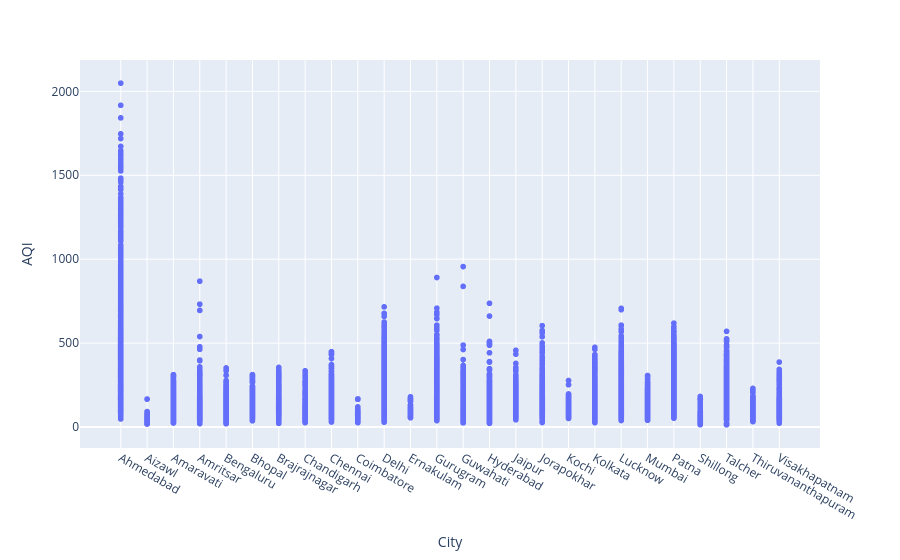

Notebook code for this chart:
### Code cell
import plotly.express as px 

fig = px.scatter(df2, x="City", y="AQI")

fig.show()

### Figure 1 — Plotly figure (JSON) as saved in the notebook; plotly's stock layout.template omitted (floating-point values rounded to 4 significant figures; data arrays with more than 128 entries replaced by an {"elided": "..."} marker saying what was removed)
{"data": [{"hovertemplate": "City=%{x}<br>AQI=%{y}<extra></extra>", "legendgroup": "", "marker": {"color": "#636efa", "symbol": "circle"}, "mode": "markers", "name": "", "showlegend": false, "type": "scattergl", "x": {"elided": "29531 str values"}, "xaxis": "x", "y": {"elided": "29531 float values"}, "yaxis": "y"}], "layout": {"legend": {"tracegroupgap": 0}, "margin": {"t": 60}, "xaxis": {"anchor": "y", "domain": [0, 1], "title": {"text": "City"}}, "yaxis": {"anchor": "x", "domain": [0, 1], "title": {"text": "AQI"}}}}
